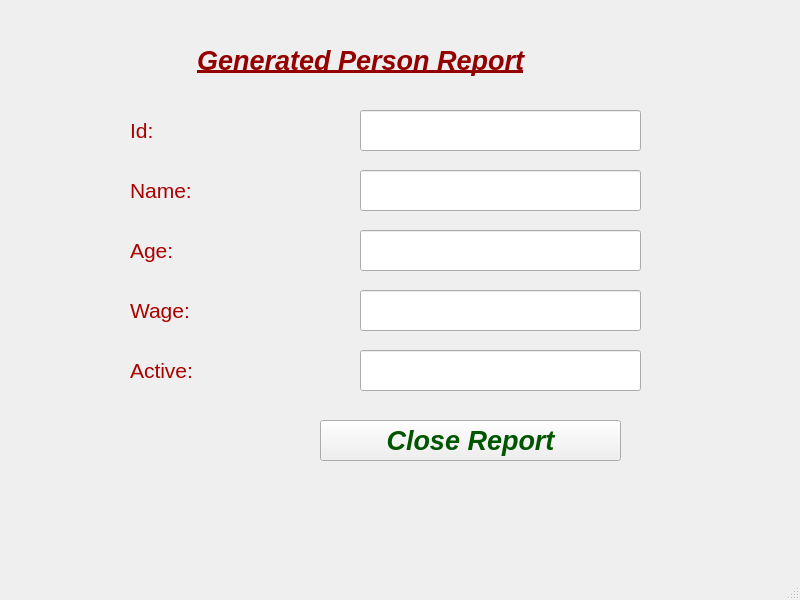
<?xml version="1.0" encoding="UTF-8"?>
<ui version="4.0">
 <class>PersonReportWindow</class>
 <widget class="QMainWindow" name="PersonReportWindow">
  <property name="geometry">
   <rect>
    <x>0</x>
    <y>0</y>
    <width>800</width>
    <height>600</height>
   </rect>
  </property>
  <property name="windowTitle">
   <string>MainWindow</string>
  </property>
  <widget class="QWidget" name="centralwidget">
   <widget class="QLabel" name="lblTitle">
    <property name="geometry">
     <rect>
      <x>180</x>
      <y>30</y>
      <width>361</width>
      <height>61</height>
     </rect>
    </property>
    <property name="sizePolicy">
     <sizepolicy hsizetype="MinimumExpanding" vsizetype="Preferred">
      <horstretch>0</horstretch>
      <verstretch>0</verstretch>
     </sizepolicy>
    </property>
    <property name="font">
     <font>
      <pointsize>20</pointsize>
      <weight>75</weight>
      <italic>true</italic>
      <bold>true</bold>
      <underline>true</underline>
     </font>
    </property>
    <property name="text">
     <string>&lt;html&gt;&lt;head/&gt;&lt;body&gt;&lt;p&gt;&lt;span style=&quot; color:#940000;&quot;&gt;Generated Person Report&lt;/span&gt;&lt;/p&gt;&lt;/body&gt;&lt;/html&gt;</string>
    </property>
    <property name="alignment">
     <set>Qt::AlignCenter</set>
    </property>
   </widget>
   <widget class="QLabel" name="lblId">
    <property name="geometry">
     <rect>
      <x>130</x>
      <y>110</y>
      <width>151</width>
      <height>41</height>
     </rect>
    </property>
    <property name="text">
     <string>&lt;html&gt;&lt;head/&gt;&lt;body&gt;&lt;p&gt;&lt;span style=&quot; font-size:16pt; color:#aa0000;&quot;&gt;Id:&lt;/span&gt;&lt;/p&gt;&lt;/body&gt;&lt;/html&gt;</string>
    </property>
   </widget>
   <widget class="QLineEdit" name="editId">
    <property name="geometry">
     <rect>
      <x>360</x>
      <y>110</y>
      <width>281</width>
      <height>41</height>
     </rect>
    </property>
    <property name="whatsThis">
     <string>&lt;html&gt;&lt;head/&gt;&lt;body&gt;&lt;p&gt;&lt;br/&gt;&lt;/p&gt;&lt;/body&gt;&lt;/html&gt;</string>
    </property>
    <property name="styleSheet">
     <string notr="true">color: rgb(0, 85, 0);
font-size:16px;</string>
    </property>
    <property name="readOnly">
     <bool>true</bool>
    </property>
   </widget>
   <widget class="QPushButton" name="btnClose">
    <property name="geometry">
     <rect>
      <x>320</x>
      <y>420</y>
      <width>301</width>
      <height>41</height>
     </rect>
    </property>
    <property name="font">
     <font>
      <pointsize>20</pointsize>
      <weight>75</weight>
      <italic>true</italic>
      <bold>true</bold>
     </font>
    </property>
    <property name="styleSheet">
     <string notr="true">color: rgb(0, 85, 0);
font-size:16;</string>
    </property>
    <property name="text">
     <string>Close Report</string>
    </property>
   </widget>
   <widget class="QLabel" name="lblName">
    <property name="geometry">
     <rect>
      <x>130</x>
      <y>170</y>
      <width>151</width>
      <height>41</height>
     </rect>
    </property>
    <property name="text">
     <string>&lt;html&gt;&lt;head/&gt;&lt;body&gt;&lt;p&gt;&lt;span style=&quot; font-size:16pt; color:#aa0000;&quot;&gt;Name:&lt;/span&gt;&lt;/p&gt;&lt;/body&gt;&lt;/html&gt;</string>
    </property>
   </widget>
   <widget class="QLineEdit" name="editName">
    <property name="geometry">
     <rect>
      <x>360</x>
      <y>170</y>
      <width>281</width>
      <height>41</height>
     </rect>
    </property>
    <property name="styleSheet">
     <string notr="true">color: rgb(0, 85, 0);
font-size:16px;</string>
    </property>
    <property name="readOnly">
     <bool>true</bool>
    </property>
   </widget>
   <widget class="QLabel" name="lblAge">
    <property name="geometry">
     <rect>
      <x>130</x>
      <y>230</y>
      <width>151</width>
      <height>41</height>
     </rect>
    </property>
    <property name="text">
     <string>&lt;html&gt;&lt;head/&gt;&lt;body&gt;&lt;p&gt;&lt;span style=&quot; font-size:16pt; color:#aa0000;&quot;&gt;Age:&lt;/span&gt;&lt;/p&gt;&lt;/body&gt;&lt;/html&gt;</string>
    </property>
   </widget>
   <widget class="QLineEdit" name="editAge">
    <property name="geometry">
     <rect>
      <x>360</x>
      <y>230</y>
      <width>281</width>
      <height>41</height>
     </rect>
    </property>
    <property name="styleSheet">
     <string notr="true">color: rgb(0, 85, 0);
font-size:16px;</string>
    </property>
    <property name="readOnly">
     <bool>true</bool>
    </property>
   </widget>
   <widget class="QLabel" name="lblWage">
    <property name="geometry">
     <rect>
      <x>130</x>
      <y>290</y>
      <width>151</width>
      <height>41</height>
     </rect>
    </property>
    <property name="text">
     <string>&lt;html&gt;&lt;head/&gt;&lt;body&gt;&lt;p&gt;&lt;span style=&quot; font-size:16pt; color:#aa0000;&quot;&gt;Wage:&lt;/span&gt;&lt;/p&gt;&lt;/body&gt;&lt;/html&gt;</string>
    </property>
   </widget>
   <widget class="QLineEdit" name="editWage">
    <property name="geometry">
     <rect>
      <x>360</x>
      <y>290</y>
      <width>281</width>
      <height>41</height>
     </rect>
    </property>
    <property name="styleSheet">
     <string notr="true">color: rgb(0, 85, 0);
font-size:16px;</string>
    </property>
    <property name="readOnly">
     <bool>true</bool>
    </property>
   </widget>
   <widget class="QLabel" name="lblActive">
    <property name="geometry">
     <rect>
      <x>130</x>
      <y>350</y>
      <width>151</width>
      <height>41</height>
     </rect>
    </property>
    <property name="text">
     <string>&lt;html&gt;&lt;head/&gt;&lt;body&gt;&lt;p&gt;&lt;span style=&quot; font-size:16pt; color:#aa0000;&quot;&gt;Active:&lt;/span&gt;&lt;/p&gt;&lt;/body&gt;&lt;/html&gt;</string>
    </property>
   </widget>
   <widget class="QLineEdit" name="editActive">
    <property name="geometry">
     <rect>
      <x>360</x>
      <y>350</y>
      <width>281</width>
      <height>41</height>
     </rect>
    </property>
    <property name="styleSheet">
     <string notr="true">color: rgb(0, 85, 0);
font-size:16px;</string>
    </property>
    <property name="readOnly">
     <bool>true</bool>
    </property>
   </widget>
  </widget>
  <widget class="QMenuBar" name="menubar">
   <property name="geometry">
    <rect>
     <x>0</x>
     <y>0</y>
     <width>800</width>
     <height>21</height>
    </rect>
   </property>
  </widget>
  <widget class="QStatusBar" name="statusbar"/>
 </widget>
 <resources/>
 <connections/>
</ui>
